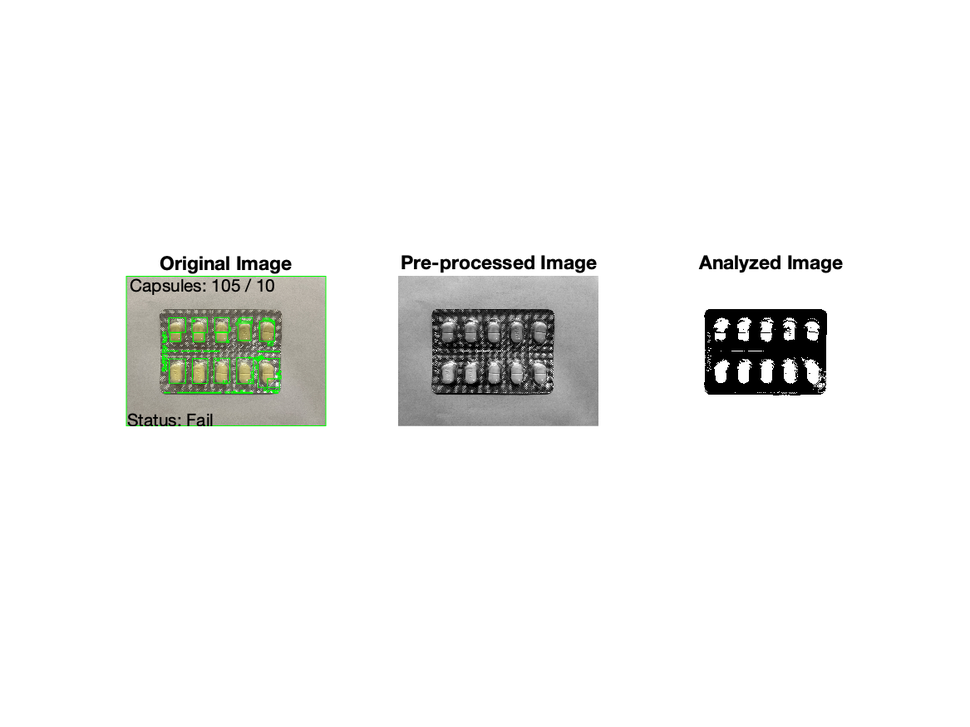
%> input picture v1.0/results/20250327_223830/comparison_img.png, 970 x 727 px, shrunk from 1167 x 875 before the run, given in place of sample_blister.jpg, which was not available
$ octave main.m   (GNU Octave 9; MATLAB toolbox functions it lacks are replaced by stand-ins)
%> lines starting %> are read from the running program, lines starting %| are printed output that depends on the picture; in (x1, y1, x2, y2) boxes, pixels count from 0 and x2, y2 are one past the last pixel; in counts of white or black regions, pixels touching at a corner belong together; the program's own positions count from 1; pictures that were not available may be replaced by others from this repository, and a replacement may not be noted
### v1.0/preprocess.m

function processed_img = preprocess(img, results_dir)
    % convert to grayscale if image is RGB
    if size(img, 3) == 3
        img = rgb2gray(img);
    end

    sigma = 1; % stdev for gaussfilt
    img = imgaussfilt(img, sigma); % gaussian filtering
    img = imadjust(img); % contrast enhancement

    processed_img = img;
    imwrite(processed_img, fullfile(results_dir, "preprocessed.jpg"));
end

### v1.0/part_analyze.m
% graythresh(processed_img): finds the opt threshold to convert a grayscale
%   img into binary (BW).
%   Output: threshold b/w 0 -> 1
%   if pixel values > level -> white (capsule)
%                   < level -> black (bg)

% imbinarize(processed_img, level): Img binarization
%   converts the grayscale img -> binary (logical) img using the threshold
%   binary imgs are easier to segment and process - x need pixel intensities anymore
%   Output: 1 = object, 0 background
%       converts img to BW, where capsules appear white

% bwareaopen(binary_img, 200): remove small objects
%   deletes connected blobs (white regions) with fewer than 200 pixels)
%   why use it: after binarization, small specks of noise may show up as objects
%   Effect: keeps only larger, meanignful obj (like capsules)


function part_img = part_analyze(processed_img, results_dir)
    % Otsu's method (global thresholding)
    level = graythresh(processed_img);
    binary_img = imbinarize(processed_img, level);

    binary_img = bwareaopen(binary_img, 300);

    part_img = binary_img;
    imwrite(part_img, fullfile(results_dir, "binary_img.png"));
end

### v1.0/identify.m

% bwconncomp(): scans a binary image and finds all the connected components
%   returns a structure cc = Connectivity: 8, ImageSize: [512 512]
%                               NumObjects: 7, PixelIdxList: {1x7 cell}

function capsule_data = identify(part_img, expected_count)
    cc = bwconncomp(part_img);

    detected_count = cc.NumObjects;
    missing_count = expected_count - detected_count;

    if missing_count == 0
       status = 'Pass';
    else
        status = 'Fail';
    end

    fprintf("detected: %d, missing: %d, status: %s\n", ...
            detected_count, missing_count, status); % debugging

    capsule_data.expected = expected_count;
    capsule_data.detected_count = detected_count;
    capsule_data.missing_count = missing_count;
    capsule_data.status = status;
end


### v1.0/visualize.m
function visualize(img, processed_img, part_img, capsule_data, results_dir)
    % Get capsule bounding boxes from binary image
    stats = regionprops(part_img, 'BoundingBox');

    figure;
    subplot(1,3,1);
    imshow(img);

    hold on;
    title('Original Image')

    for i = 1: length(stats)
        rectangle('Position', stats(i).BoundingBox, 'EdgeColor', 'g');
    end

    text(0.01, 0.05, ['Status: ' capsule_data.status], 'Units', ...
                        'normalized');
    text(0.02, 0.95, ['Capsules: ' num2str(capsule_data.detected_count) ...
                      ' / ' num2str(capsule_data.expected)], 'Units', ...
                      'normalized');
    hold off;

    subplot(1,3,2);
    imshow(processed_img);
    title('Pre-processed Image')

    subplot(1,3,3);
    imshow(part_img);
    title('Analyzed Image')

    saveas(gcf, fullfile(results_dir, "comparison_img.png"));
end


### v1.0/main.m

img = imread('data/sample_blister.jpg');
%> img is the input picture: size 727x970x3 uint8; mean R, G, B 241.2, 241.7, 240.5

time = string(datetime("now", "Format", "yyyyMMdd_HHmmss"));
results_dir = fullfile("results", time);
if ~exist(results_dir, "dir")
    mkdir(results_dir);
end

processed_img = preprocess(img, results_dir); % preprocess the image
%> in preprocess, `img = imadjust(img);`:
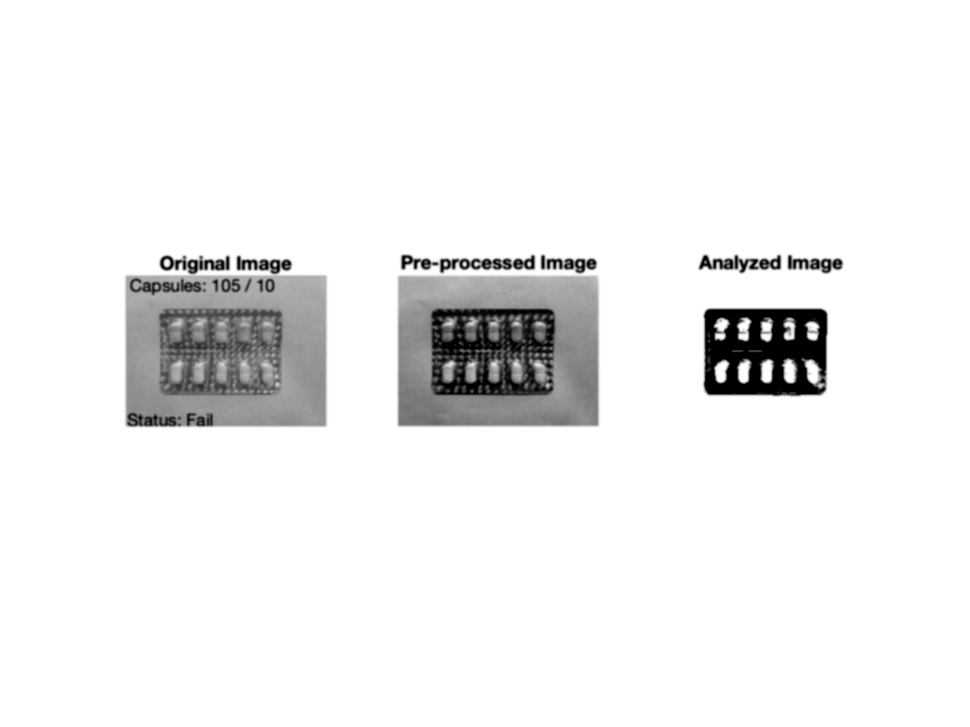
%> img: size 727x970 uint8; min 0, max 255, mean 239.7
part_img = part_analyze(processed_img, results_dir); % segment the image
%> in part_analyze, `level = graythresh(processed_img);`: level = 0.714
%> in part_analyze, `binary_img = imbinarize(processed_img, level);`:
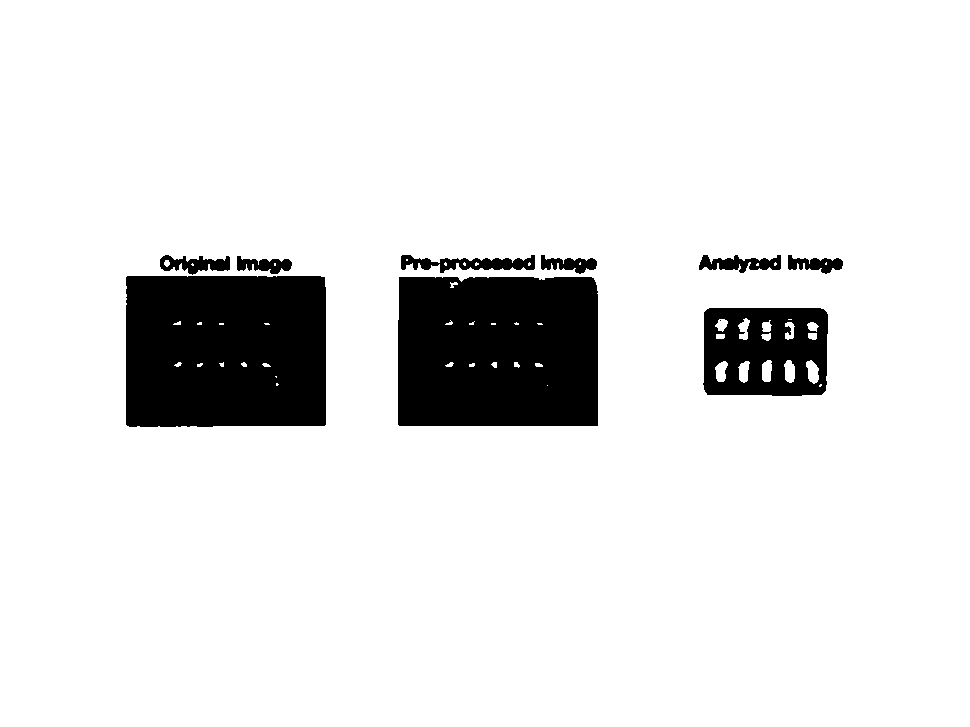
%> binary_img: size 727x970 logical; 89.7% white; 10 black regions (1 under 20 px), largest, box (x1, y1, x2, y2) and area: (126, 276, 326, 427) 29857, (398, 277, 598, 426) 29438, (703, 308, 828, 396) 8989
%> in part_analyze, `binary_img = bwareaopen(binary_img, 300);`:
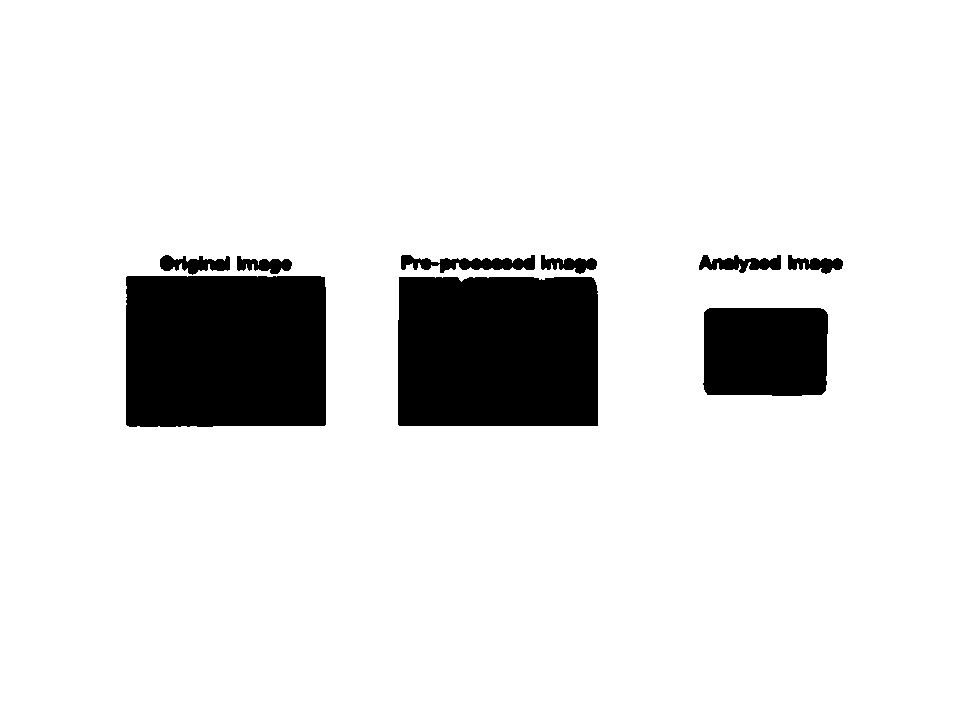
%> binary_img: size 727x970 logical; 89.3% white; 9 black regions
capsule_data = identify(part_img, 10); % identify + analyze detected capsules
%> in identify, `cc = bwconncomp(part_img);`: cc = 1 connected component
%> in identify, `detected_count = cc.NumObjects;`: detected_count = 1
%> in identify, `missing_count = expected_count - detected_count;`: missing_count = 9
%| detected: 1, missing: 9, status: Fail
%> in identify, `capsule_data.detected_count = detected_count;`: capsule_data.detected_count = 1
%> in identify, `capsule_data.missing_count = missing_count;`: capsule_data.missing_count = 9
%> capsule_data = {expected 10, detected_count 1, missing_count 9}
% disp(capsule_data.status);
visualize(img, processed_img, part_img, capsule_data, results_dir);
%> in visualize, `stats = regionprops(part_img, 'BoundingBox');`: stats = 1 region; box (x1, y1, x2, y2): (0, 0, 970, 727)
%> the loop in visualize, `for i = 1: length(stats)` made 1 pass
%> in visualize, `title('Analyzed Image')`:
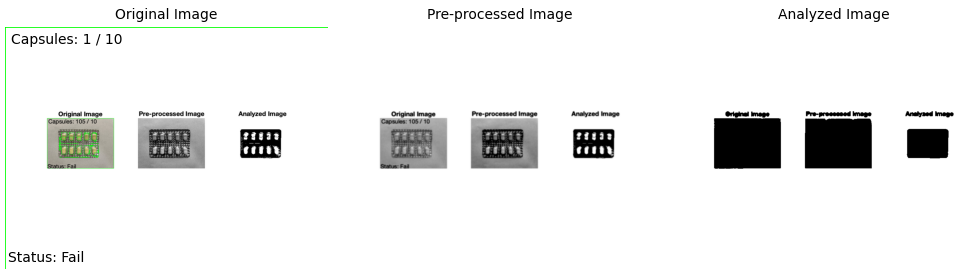
%> figure redrawn from the program's plot data, 3 panels
